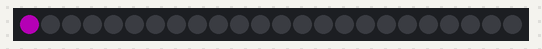
Simulated run of this sketch. Board: Arduino Uno, built with avr-gcc and run on an emulated ATmega328P. Parts: 24 RGB LEDs in strip order, left to right. Dim RGB values are drawn brighter than linear.

Above: at 0.01 s.
At 0.62 s:
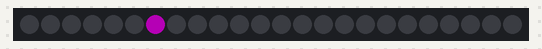
At 1.24 s:
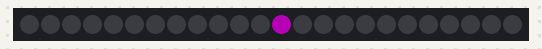
At 2.46 s:
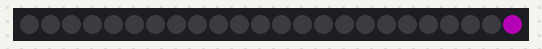
At 3.69 s:
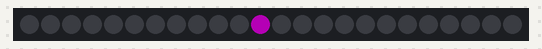
At 5.22 s:
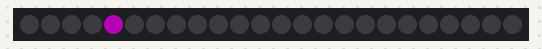

The sketch:

programmable_LED.ino
```cpp
#include <FastLED.h>
#define LED_PIN 12
#define LED 2
#define NUM_LEDS 24

CRGB leds[NUM_LEDS];

void setup() {
  FastLED.addLeds<WS2812, LED_PIN, GRB>(leds, NUM_LEDS);
  FastLED.setBrightness(128);
  FastLED.clear();
  FastLED.show();
}

void loop() {
  for (int i = 0; i < NUM_LEDS; i++) {
    leds[i] = CRGB::Purple;
    FastLED.show();
    delay(50);

    leds[i] = CRGB::Black;  // Red
    FastLED.show();
    delay(50);
  }

  for (int i = NUM_LEDS - 1; i > 0; i--) {
    leds[i] = CRGB::Purple;
    FastLED.show();
    delay(50);

    leds[i] = CRGB::Black;  // Red
    FastLED.show();
    delay(50);
  }
}
```

Measured:
- by itself, everything shown: repeats every 4.8 s, in 94 steps
